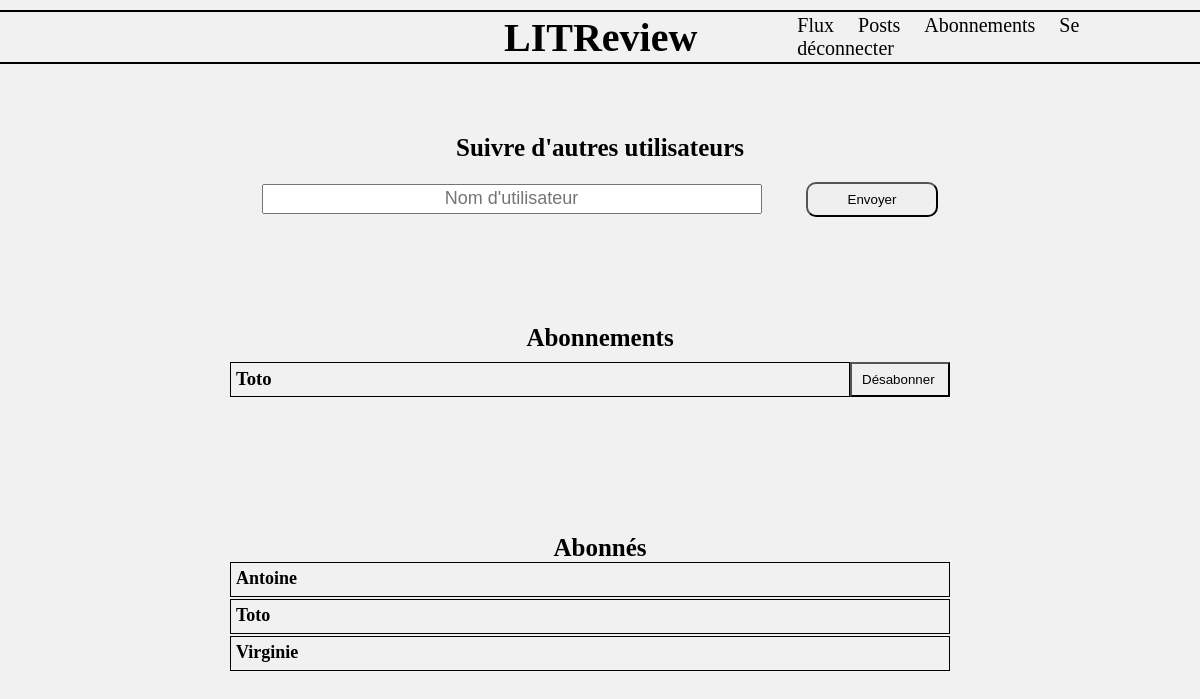
Screenshot of /subscriptions (signed in) with the database file from the repository.
### authentication/models.py (models this page shows, shortened)
class UserFollows(Model):
    user = ForeignKey(
        to=settings.AUTH_USER_MODEL,
        on_delete=CASCADE,
        related_name='following',
    )
    followed_user = ForeignKey(
        to=settings.AUTH_USER_MODEL,
        on_delete=CASCADE,
        related_name='followed_by',
    )
    class Meta:
        unique_together = (
            'user',
            'followed_user',
        )

class User(AbstractUser):
    def __str__(self):
        return f'{self.username.capitalize()}'

### authentication/views.py (the view, shortened to what this page needs)
class SubscriptionView(View):
    template = 'authentication/subscription.html'
    form = SubscriptionForm
    def get(self, request):
        form = self.form()
        current_user = request.user
        subscriptions = []
        subscribers = []
        for subscription in UserFollows.objects.all():
            if subscription.user == current_user:
                subscriptions.append(subscription)
            if subscription.followed_user == current_user:
                subscribers.append(subscription.user)
        context = {
            'form': form,
            'current_user': current_user,
            'subscriptions': subscriptions,
            'subscribers': subscribers,
        }
        return render(
            request,
            self.template,
            context=context,
        )

### authentication/forms.py
class SubscriptionForm(Form):
    username = CharField(
        max_length=50,
        label=False,
        widget=TextInput(
            attrs={
                "class": "textbox subscription_textbox_username",
                "placeholder": "Nom d'utilisateur",
            }
        ),
    )

### authentication/templates/authentication/subscription.html (shortened to what this page needs)
{% extends "base.html" %}
{% block content %}
    <div class="subrcitpion_followers">
        <section class="subrcitpion_follows__users">
            <h2>Suivre d'autres utilisateurs</h2>
            <form method="POST">
                {{ form }}
                <input class="btn" type="submit" value="Envoyer">
            </form>
        </section>
        <section class="subscription">
            <h2 class="subscription__title">Abonnements</h2>
            <ul>
                {% for subscription in subscriptions %}
                <li>
                    <div class="subscription_items">
                        <h3 class="subscription_name">{{ subscription.followed_user }}</h3>
                        <a href="{% url 'unsubscribe' subscription.id %}"><button class="btn subscription_name__btn" type='button'>Désabonner</button></a>
                    </div>
                </li>
                {% empty %}
                <p>Aucun abonnement</p>
                {% endfor %}
            </ul>
        </section>
        <section class="subscription_subscribers">
            <h2 class="subscription_subscribers__title">Abonnés</h2>
            <ul>
                {% for subscriber in subscribers %}
                    <li class="subscription_subscribers__username">{{ subscriber }}</li>
                {% empty %}
                    <p>Aucun abonné</p>
                {% endfor %}
            </ul>
        </section>
    </div>
{% endblock %}

### static/style.css (style rules this page uses)
body { background: #f1f1f1; }
h2 { font-size: 25px; font-weight: 700; }
.textbox { width: 400px; height: 30px; text-align: center; font-size: 18px; }
.btn { width: auto; padding: 8px 40px; border-radius: 10px; cursor: pointer; margin-top: 20px; }
.subrcitpion_followers { max-width: 900px; margin: 0 auto; padding: 10px; display:flex; flex-direction: column; }
.subrcitpion_follows__users { height: 180px; margin: 0 auto; padding: 30px; margin-top: 20px; text-align: center; }
.subscription { min-height: 200px; width: 800px; margin: 0 auto; padding: 30px; padding-bottom: 10px; margin-top: 10px; }
.subscription__title { text-align: center; padding-bottom: 10px; }
.subscription_items { display: flex; padding-bottom: 2px; }
.subscription_name { width: 620px; height: 35px; border: 1px black solid; padding-top: 5px; padding-left: 5px; }
.subscription li { list-style-type: none; }
.subscription_textbox_username { width: 500px; margin-right: 40px; }
.subscription_name__btn { margin: 0; border-radius: 0; width: 100px; padding-left: 10px; }
.subscription_subscribers { min-height: 200px; width: 800px; margin: 0 auto; padding: 30px; padding-bottom: 10px; margin-top: 10px; }
.subscription_subscribers__title { text-align: center; }
.subscription_subscribers__username { width: 720px; height: 35px; font-weight: 600; font-size: 18px; border: 1px black solid; margin-bottom: 2px; padding-left: 5px; padding-top: 5px; list-style-type: none; }

### rows the page displays
UserFollows: followed_user "Toto"
User: username "Antoine"
User: username "Toto"
User: username "Virginie"
